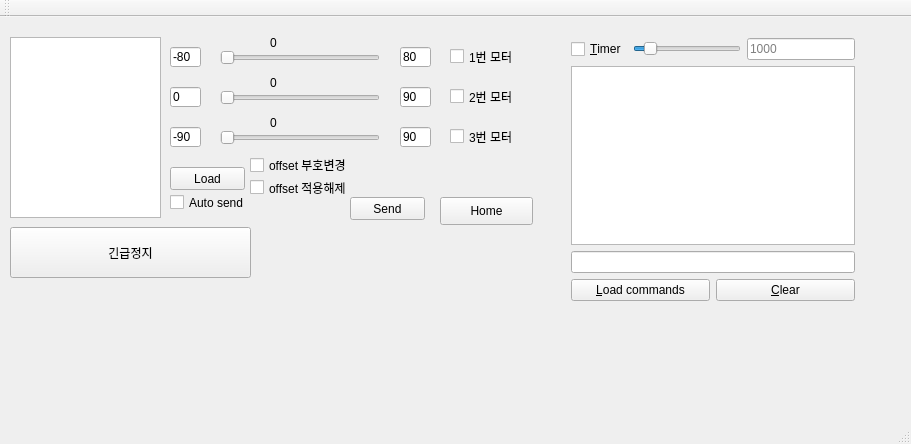
<?xml version="1.0" encoding="UTF-8"?>
<ui version="4.0">
 <class>MainWindow</class>
 <widget class="QMainWindow" name="MainWindow">
  <property name="geometry">
   <rect>
    <x>0</x>
    <y>0</y>
    <width>911</width>
    <height>444</height>
   </rect>
  </property>
  <property name="windowTitle">
   <string>MainWindow</string>
  </property>
  <widget class="QWidget" name="centralWidget">
   <widget class="QLineEdit" name="edit_min_firstleg">
    <property name="geometry">
     <rect>
      <x>170</x>
      <y>30</y>
      <width>31</width>
      <height>20</height>
     </rect>
    </property>
    <property name="text">
     <string>-80</string>
    </property>
   </widget>
   <widget class="QLineEdit" name="edit_min_secondleg">
    <property name="geometry">
     <rect>
      <x>170</x>
      <y>70</y>
      <width>31</width>
      <height>20</height>
     </rect>
    </property>
    <property name="text">
     <string>0</string>
    </property>
   </widget>
   <widget class="QLineEdit" name="edit_min_thirdLeg">
    <property name="geometry">
     <rect>
      <x>170</x>
      <y>110</y>
      <width>31</width>
      <height>20</height>
     </rect>
    </property>
    <property name="text">
     <string>-90</string>
    </property>
   </widget>
   <widget class="QLineEdit" name="edit_max_firstLeg">
    <property name="geometry">
     <rect>
      <x>400</x>
      <y>30</y>
      <width>31</width>
      <height>20</height>
     </rect>
    </property>
    <property name="text">
     <string>80</string>
    </property>
   </widget>
   <widget class="QLineEdit" name="edit_max_secondLeg">
    <property name="geometry">
     <rect>
      <x>400</x>
      <y>70</y>
      <width>31</width>
      <height>20</height>
     </rect>
    </property>
    <property name="text">
     <string>90</string>
    </property>
   </widget>
   <widget class="QLineEdit" name="edit_max_thirdLeg">
    <property name="geometry">
     <rect>
      <x>400</x>
      <y>110</y>
      <width>31</width>
      <height>20</height>
     </rect>
    </property>
    <property name="text">
     <string>90</string>
    </property>
   </widget>
   <widget class="QSlider" name="tbr_firstLeg">
    <property name="geometry">
     <rect>
      <x>220</x>
      <y>30</y>
      <width>160</width>
      <height>22</height>
     </rect>
    </property>
    <property name="maximum">
     <number>8000</number>
    </property>
    <property name="orientation">
     <enum>Qt::Horizontal</enum>
    </property>
   </widget>
   <widget class="QSlider" name="tbr_secondLeg">
    <property name="geometry">
     <rect>
      <x>220</x>
      <y>70</y>
      <width>160</width>
      <height>22</height>
     </rect>
    </property>
    <property name="orientation">
     <enum>Qt::Horizontal</enum>
    </property>
   </widget>
   <widget class="QSlider" name="tbr_thirdLeg">
    <property name="geometry">
     <rect>
      <x>220</x>
      <y>110</y>
      <width>160</width>
      <height>22</height>
     </rect>
    </property>
    <property name="orientation">
     <enum>Qt::Horizontal</enum>
    </property>
   </widget>
   <widget class="QLabel" name="edit_firstLeg">
    <property name="geometry">
     <rect>
      <x>270</x>
      <y>20</y>
      <width>56</width>
      <height>12</height>
     </rect>
    </property>
    <property name="text">
     <string>0</string>
    </property>
   </widget>
   <widget class="QLabel" name="edit_secondLeg">
    <property name="geometry">
     <rect>
      <x>270</x>
      <y>60</y>
      <width>56</width>
      <height>12</height>
     </rect>
    </property>
    <property name="text">
     <string>0</string>
    </property>
   </widget>
   <widget class="QLabel" name="edit_thirdLeg">
    <property name="geometry">
     <rect>
      <x>270</x>
      <y>100</y>
      <width>56</width>
      <height>12</height>
     </rect>
    </property>
    <property name="text">
     <string>0</string>
    </property>
   </widget>
   <widget class="QListWidget" name="lv_legs">
    <property name="geometry">
     <rect>
      <x>10</x>
      <y>20</y>
      <width>151</width>
      <height>181</height>
     </rect>
    </property>
   </widget>
   <widget class="QPushButton" name="btn_send">
    <property name="geometry">
     <rect>
      <x>350</x>
      <y>180</y>
      <width>75</width>
      <height>23</height>
     </rect>
    </property>
    <property name="text">
     <string>Send</string>
    </property>
   </widget>
   <widget class="QCheckBox" name="cb_send">
    <property name="geometry">
     <rect>
      <x>170</x>
      <y>175</y>
      <width>121</width>
      <height>21</height>
     </rect>
    </property>
    <property name="text">
     <string>Auto send</string>
    </property>
   </widget>
   <widget class="QPushButton" name="btn_load">
    <property name="geometry">
     <rect>
      <x>170</x>
      <y>150</y>
      <width>75</width>
      <height>23</height>
     </rect>
    </property>
    <property name="text">
     <string>Load</string>
    </property>
   </widget>
   <widget class="QCheckBox" name="cb_offset">
    <property name="geometry">
     <rect>
      <x>250</x>
      <y>160</y>
      <width>131</width>
      <height>21</height>
     </rect>
    </property>
    <property name="text">
     <string>offset 적용해제</string>
    </property>
   </widget>
   <widget class="QCheckBox" name="cb_sign">
    <property name="geometry">
     <rect>
      <x>250</x>
      <y>140</y>
      <width>151</width>
      <height>16</height>
     </rect>
    </property>
    <property name="text">
     <string>offset 부호변경</string>
    </property>
   </widget>
   <widget class="QWidget" name="layoutWidget">
    <property name="geometry">
     <rect>
      <x>560</x>
      <y>10</y>
      <width>306</width>
      <height>285</height>
     </rect>
    </property>
    <layout class="QVBoxLayout" name="verticalLayout_3">
     <item>
      <layout class="QHBoxLayout" name="horizontalLayout_2">
       <item>
        <widget class="QCheckBox" name="cb_timer">
         <property name="text">
          <string>&amp;Timer</string>
         </property>
        </widget>
       </item>
       <item>
        <widget class="QSlider" name="tbr_delay">
         <property name="minimum">
          <number>500</number>
         </property>
         <property name="maximum">
          <number>5000</number>
         </property>
         <property name="value">
          <number>1000</number>
         </property>
         <property name="orientation">
          <enum>Qt::Horizontal</enum>
         </property>
        </widget>
       </item>
       <item>
        <widget class="QLineEdit" name="Edit_timerDelay">
         <property name="placeholderText">
          <string>1000</string>
         </property>
        </widget>
       </item>
      </layout>
     </item>
     <item>
      <layout class="QVBoxLayout" name="verticalLayout_2">
       <item>
        <widget class="QListWidget" name="lv_commands"/>
       </item>
       <item>
        <layout class="QVBoxLayout" name="verticalLayout">
         <item>
          <widget class="QLineEdit" name="edPath"/>
         </item>
         <item>
          <layout class="QHBoxLayout" name="horizontalLayout">
           <item>
            <widget class="QPushButton" name="btn_commands">
             <property name="text">
              <string>&amp;Load commands</string>
             </property>
            </widget>
           </item>
           <item>
            <widget class="QPushButton" name="btnClear">
             <property name="text">
              <string>&amp;Clear</string>
             </property>
            </widget>
           </item>
          </layout>
         </item>
        </layout>
       </item>
      </layout>
     </item>
    </layout>
   </widget>
   <widget class="QCheckBox" name="cb_firstLeg">
    <property name="geometry">
     <rect>
      <x>450</x>
      <y>30</y>
      <width>96</width>
      <height>19</height>
     </rect>
    </property>
    <property name="text">
     <string>1번 모터</string>
    </property>
   </widget>
   <widget class="QCheckBox" name="cb_secondLeg">
    <property name="geometry">
     <rect>
      <x>450</x>
      <y>70</y>
      <width>96</width>
      <height>19</height>
     </rect>
    </property>
    <property name="text">
     <string>2번 모터</string>
    </property>
   </widget>
   <widget class="QCheckBox" name="cb_thirdLeg">
    <property name="geometry">
     <rect>
      <x>450</x>
      <y>110</y>
      <width>96</width>
      <height>19</height>
     </rect>
    </property>
    <property name="text">
     <string>3번 모터</string>
    </property>
   </widget>
   <widget class="QPushButton" name="btn_home">
    <property name="geometry">
     <rect>
      <x>440</x>
      <y>180</y>
      <width>93</width>
      <height>28</height>
     </rect>
    </property>
    <property name="text">
     <string>Home</string>
    </property>
   </widget>
   <widget class="QPushButton" name="pushButton">
    <property name="geometry">
     <rect>
      <x>10</x>
      <y>210</y>
      <width>241</width>
      <height>51</height>
     </rect>
    </property>
    <property name="text">
     <string>긴급정지</string>
    </property>
   </widget>
  </widget>
  <widget class="QMenuBar" name="menuBar">
   <property name="geometry">
    <rect>
     <x>0</x>
     <y>0</y>
     <width>911</width>
     <height>26</height>
    </rect>
   </property>
  </widget>
  <widget class="QToolBar" name="mainToolBar">
   <attribute name="toolBarArea">
    <enum>TopToolBarArea</enum>
   </attribute>
   <attribute name="toolBarBreak">
    <bool>false</bool>
   </attribute>
  </widget>
  <widget class="QStatusBar" name="statusBar"/>
 </widget>
 <layoutdefault spacing="6" margin="11"/>
 <resources/>
 <connections/>
</ui>
